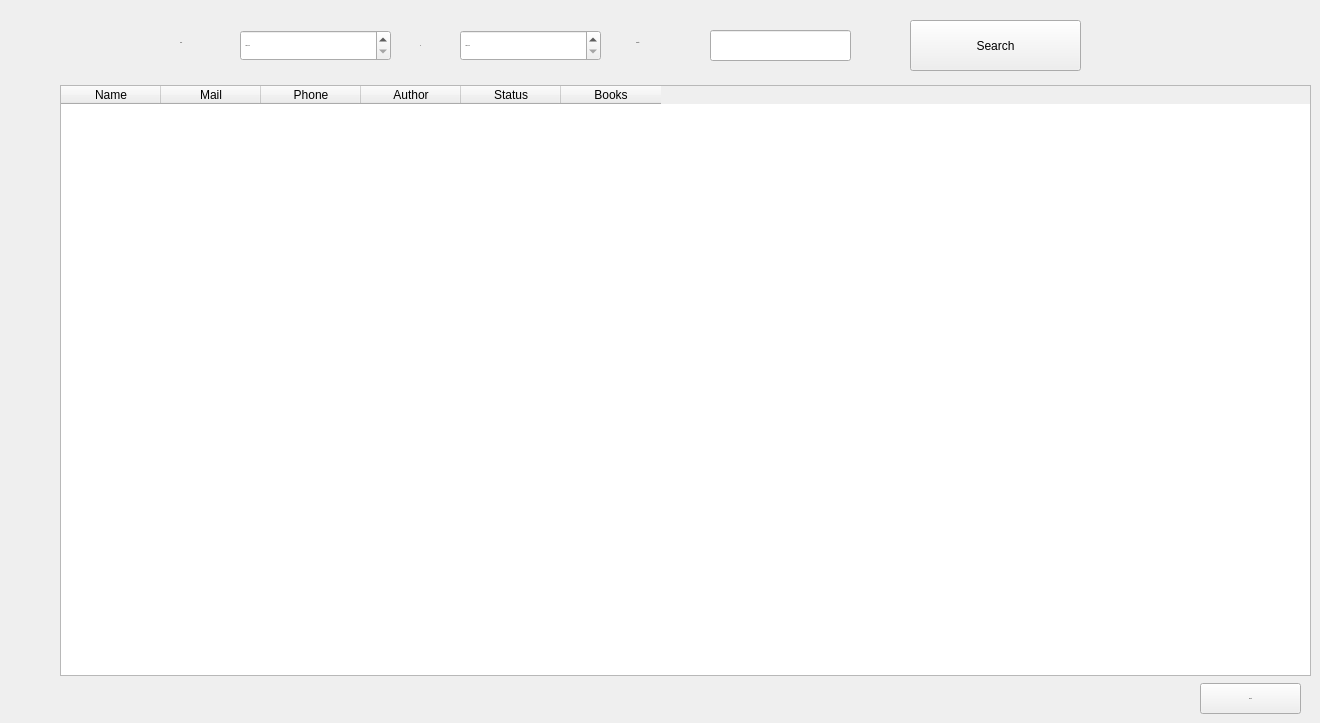
      <widget class="QWidget" name="client_reports_stacked_page">
       <widget class="QLabel" name="label_77">
        <property name="geometry">
         <rect>
          <x>420</x>
          <y>30</y>
          <width>47</width>
          <height>31</height>
         </rect>
        </property>
        <property name="font">
         <font>
          <pointsize>-1</pointsize>
         </font>
        </property>
        <property name="text">
         <string>To</string>
        </property>
       </widget>
       <widget class="QDateEdit" name="reportclientsfrom_line">
        <property name="geometry">
         <rect>
          <x>240</x>
          <y>30</y>
          <width>151</width>
          <height>31</height>
         </rect>
        </property>
        <property name="font">
         <font>
          <pointsize>-1</pointsize>
         </font>
        </property>
       </widget>
       <widget class="QLabel" name="label_78">
        <property name="geometry">
         <rect>
          <x>180</x>
          <y>33</y>
          <width>51</width>
          <height>20</height>
         </rect>
        </property>
        <property name="font">
         <font>
          <pointsize>-1</pointsize>
         </font>
        </property>
        <property name="text">
         <string>From</string>
        </property>
       </widget>
       <widget class="QLineEdit" name="reportclientsquantity_line">
        <property name="geometry">
         <rect>
          <x>710</x>
          <y>30</y>
          <width>141</width>
          <height>31</height>
         </rect>
        </property>
        <property name="font">
         <font>
          <pointsize>-1</pointsize>
         </font>
        </property>
       </widget>
       <widget class="QTableWidget" name="reportclientsall_table">
        <property name="geometry">
         <rect>
          <x>60</x>
          <y>85</y>
          <width>1251</width>
          <height>591</height>
         </rect>
        </property>
        <column>
         <property name="text">
          <string>Name</string>
         </property>
        </column>
        <column>
         <property name="text">
          <string>Mail</string>
         </property>
        </column>
        <column>
         <property name="text">
          <string>Phone</string>
         </property>
        </column>
        <column>
         <property name="text">
          <string>Author</string>
         </property>
        </column>
        <column>
         <property name="text">
          <string>Status</string>
         </property>
        </column>
        <column>
         <property name="text">
          <string>Books</string>
         </property>
        </column>
       </widget>
       <widget class="QLabel" name="label_79">
        <property name="geometry">
         <rect>
          <x>636</x>
          <y>33</y>
          <width>71</width>
          <height>20</height>
         </rect>
        </property>
        <property name="font">
         <font>
          <pointsize>-1</pointsize>
         </font>
        </property>
        <property name="text">
         <string>Quantity</string>
        </property>
       </widget>
       <widget class="QPushButton" name="reportclientssearch_btn">
        <property name="geometry">
         <rect>
          <x>910</x>
          <y>20</y>
          <width>171</width>
          <height>51</height>
         </rect>
        </property>
        <property name="cursor">
         <cursorShape>PointingHandCursor</cursorShape>
        </property>
        <property name="text">
         <string>Search</string>
        </property>
        <property name="icon">
         <iconset resource="file.qrc">
          <normaloff>:/photos/loupe.png</normaloff>:/photos/loupe.png</iconset>
        </property>
        <property name="iconSize">
         <size>
          <width>30</width>
          <height>30</height>
         </size>
        </property>
       </widget>
       <widget class="QDateEdit" name="reportclientsto_line">
        <property name="geometry">
         <rect>
          <x>460</x>
          <y>30</y>
          <width>141</width>
          <height>31</height>
         </rect>
        </property>
        <property name="font">
         <font>
          <pointsize>-1</pointsize>
         </font>
        </property>
       </widget>
       <widget class="QPushButton" name="reportclientsexport_btn">
        <property name="geometry">
         <rect>
          <x>1200</x>
          <y>683</y>
          <width>101</width>
          <height>31</height>
         </rect>
        </property>
        <property name="font">
         <font>
          <pointsize>-1</pointsize>
         </font>
        </property>
        <property name="cursor">
         <cursorShape>PointingHandCursor</cursorShape>
        </property>
        <property name="text">
         <string>Export</string>
        </property>
       </widget>
      </widget>
